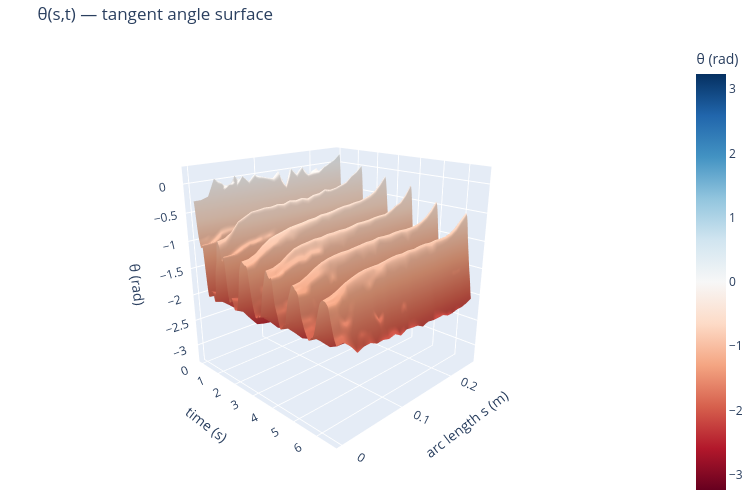

Notebook code cell kept with this figure:
### Code cell
import plotly.graph_objects as go

# ── θ(s,t) surface ────────────────────────────────────────────────────────
_stride    = 1
_fr        = np.arange(0, n_frames, _stride)
_s_theta   = np.linspace(0, L0, N)          # arc length at segment midpoints (m)
_THETA     = theta_smooth[_fr, :].T         # (N, n_t)
_t_ax      = t_raw[_fr]

fig = go.Figure(go.Surface(
    x=_t_ax, y=_s_theta, z=_THETA,
    colorscale='RdBu', cmid=0,
    colorbar=dict(title='θ (rad)')
))
fig.update_layout(
    title='θ(s,t) — tangent angle surface',
    scene=dict(
        xaxis_title='time (s)',
        yaxis_title='arc length s (m)',
        zaxis_title='θ (rad)',
        camera=dict(eye=dict(x=1.8, y=-1.8, z=0.9))
    ),
    width=750, height=500, margin=dict(l=0, r=0, t=40, b=0)
)
fig.show()

# ── θ heatmap ─────────────────────────────────────────────────────────────
fig2d, ax = plt.subplots(figsize=(8, 4), dpi=100)
im = ax.imshow(_THETA, aspect='auto', origin='lower',
               extent=[_t_ax[0], _t_ax[-1], 0, L0],
               cmap='RdBu')
fig2d.colorbar(im, ax=ax, label='θ (rad)')
ax.set_xlabel('time (s)')
ax.set_ylabel('arc length s (m)')
ax.set_title('θ(s,t) — tangent angle heatmap')
plt.tight_layout()
plt.show()

# ── θ(t) time series at 4 segments ────────────────────────────────────────
_seg_inspect = [0, N//4, N//2, N-1]
_seg_labels  = [f'seg {k}  (s={_s_theta[k]:.3f} m)' for k in _seg_inspect]

fig3, axes = plt.subplots(len(_seg_inspect), 1, figsize=(10, 8), sharex=True, dpi=100)
fig3.suptitle('θ(t) at 4 segments along the rod', fontsize=12)
for ax, k, lbl in zip(axes, _seg_inspect, _seg_labels):
    ax.plot(t_raw, theta_smooth[:, k], lw=1)
    ax.set_ylabel('θ (rad)', fontsize=9)
    ax.set_title(lbl, fontsize=9)
    ax.grid(True, alpha=0.3)
    ax.annotate(f'std={theta_smooth[:,k].std():.3f} rad  '
                f'range=[{theta_smooth[:,k].min():.2f}, {theta_smooth[:,k].max():.2f}]',
                xy=(0.02, 0.75), xycoords='axes fraction', fontsize=8, color='navy')
axes[-1].set_xlabel('time (s)')
plt.tight_layout()
plt.show()

print(f'θ shape: {theta_smooth.shape}  ({N} segments × {n_frames} frames)')
print(f'θ range: [{theta_smooth.min():.3f}, {theta_smooth.max():.3f}] rad  '
      f'({np.degrees(theta_smooth.min()):.1f}°, {np.degrees(theta_smooth.max()):.1f}°)')

### Figure 1 — Plotly figure (JSON) as saved in the notebook; plotly's stock layout.template omitted (floating-point values rounded to 4 significant figures; data arrays with more than 128 entries replaced by an {"elided": "..."} marker saying what was removed)
{"data": [{"cmid": 0, "colorbar": {"title": {"text": "θ (rad)"}}, "colorscale": [[0, "rgb(103,0,31)"], [0.1, "rgb(178,24,43)"], [0.2, "rgb(214,96,77)"], [0.3, "rgb(244,165,130)"], [0.4, "rgb(253,219,199)"], [0.5, "rgb(247,247,247)"], [0.6, "rgb(209,229,240)"], [0.7, "rgb(146,197,222)"], [0.8, "rgb(67,147,195)"], [0.9, "rgb(33,102,172)"], [1, "rgb(5,48,97)"]], "type": "surface", "x": {"elided": "989 float values"}, "y": [0.0, 0.01029, 0.02058, 0.03087, 0.04117, 0.05146, 0.06175, 0.07204, 0.08233, 0.09262, 0.1029, 0.1132, 0.1235, 0.1338, 0.1441, 0.1544, 0.1647, 0.175, 0.1852, 0.1955, 0.2058, 0.2161, 0.2264, 0.2367, 0.247], "z": {"elided": "25x989 float values"}}], "layout": {"height": 500, "margin": {"b": 0, "l": 0, "r": 0, "t": 40}, "scene": {"camera": {"eye": {"x": 1.8, "y": -1.8, "z": 0.9}}, "xaxis": {"title": {"text": "time (s)"}}, "yaxis": {"title": {"text": "arc length s (m)"}}, "zaxis": {"title": {"text": "θ (rad)"}}}, "title": {"text": "θ(s,t) — tangent angle surface"}, "width": 750}}
